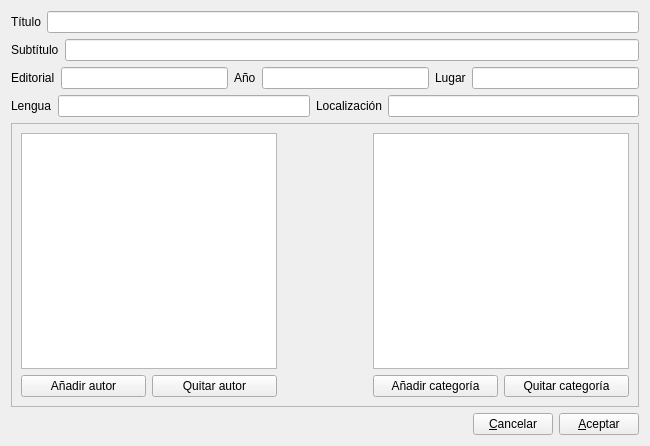
<?xml version="1.0" encoding="UTF-8"?>
<ui version="4.0">
 <class>NuevoLibroEntrada</class>
 <widget class="QWidget" name="NuevoLibroEntrada">
  <property name="geometry">
   <rect>
    <x>0</x>
    <y>0</y>
    <width>650</width>
    <height>446</height>
   </rect>
  </property>
  <property name="maximumSize">
   <size>
    <width>650</width>
    <height>446</height>
   </size>
  </property>
  <property name="windowTitle">
   <string>Introducir nuevo libro</string>
  </property>
  <layout class="QVBoxLayout" name="verticalLayout_4">
   <item>
    <layout class="QHBoxLayout" name="horizontalLayout_3">
     <item>
      <widget class="QLabel" name="label">
       <property name="text">
        <string>Título</string>
       </property>
       <property name="buddy">
        <cstring>txtTitulo</cstring>
       </property>
      </widget>
     </item>
     <item>
      <widget class="QLineEdit" name="txtTitulo"/>
     </item>
    </layout>
   </item>
   <item>
    <layout class="QHBoxLayout" name="horizontalLayout_2">
     <item>
      <widget class="QLabel" name="label_2">
       <property name="text">
        <string>Subtítulo</string>
       </property>
       <property name="buddy">
        <cstring>txtSubtitulo</cstring>
       </property>
      </widget>
     </item>
     <item>
      <widget class="QLineEdit" name="txtSubtitulo"/>
     </item>
    </layout>
   </item>
   <item>
    <layout class="QHBoxLayout" name="horizontalLayout">
     <item>
      <widget class="QLabel" name="label_3">
       <property name="text">
        <string>Editorial</string>
       </property>
       <property name="buddy">
        <cstring>txtEditorial</cstring>
       </property>
      </widget>
     </item>
     <item>
      <widget class="QLineEdit" name="txtEditorial"/>
     </item>
     <item>
      <widget class="QLabel" name="label_5">
       <property name="text">
        <string>Año</string>
       </property>
       <property name="buddy">
        <cstring>txtAno</cstring>
       </property>
      </widget>
     </item>
     <item>
      <widget class="QLineEdit" name="txtAno"/>
     </item>
     <item>
      <widget class="QLabel" name="label_4">
       <property name="text">
        <string>Lugar</string>
       </property>
       <property name="buddy">
        <cstring>txtLugar</cstring>
       </property>
      </widget>
     </item>
     <item>
      <widget class="QLineEdit" name="txtLugar"/>
     </item>
    </layout>
   </item>
   <item>
    <layout class="QHBoxLayout" name="horizontalLayout_4">
     <item>
      <widget class="QLabel" name="label_7">
       <property name="text">
        <string>Lengua</string>
       </property>
       <property name="buddy">
        <cstring>txtLengua</cstring>
       </property>
      </widget>
     </item>
     <item>
      <widget class="QLineEdit" name="txtLengua"/>
     </item>
     <item>
      <widget class="QLabel" name="label_6">
       <property name="text">
        <string>Localización</string>
       </property>
       <property name="buddy">
        <cstring>txtLocalizacion</cstring>
       </property>
      </widget>
     </item>
     <item>
      <widget class="QLineEdit" name="txtLocalizacion"/>
     </item>
    </layout>
   </item>
   <item>
    <widget class="QFrame" name="frame">
     <property name="frameShape">
      <enum>QFrame::StyledPanel</enum>
     </property>
     <property name="frameShadow">
      <enum>QFrame::Raised</enum>
     </property>
     <layout class="QVBoxLayout" name="verticalLayout_3">
      <item>
       <layout class="QHBoxLayout" name="horizontalLayout_7">
        <item>
         <layout class="QVBoxLayout" name="verticalLayout">
          <item>
           <widget class="QListWidget" name="lwAutores"/>
          </item>
          <item>
           <layout class="QHBoxLayout" name="horizontalLayout_6">
            <item>
             <widget class="QPushButton" name="btAnadirAutor">
              <property name="text">
               <string>Añadir autor</string>
              </property>
             </widget>
            </item>
            <item>
             <widget class="QPushButton" name="btQuitarAutor">
              <property name="text">
               <string>Quitar autor</string>
              </property>
             </widget>
            </item>
           </layout>
          </item>
         </layout>
        </item>
        <item>
         <spacer name="horizontalSpacer_2">
          <property name="orientation">
           <enum>Qt::Horizontal</enum>
          </property>
          <property name="sizeHint" stdset="0">
           <size>
            <width>40</width>
            <height>20</height>
           </size>
          </property>
         </spacer>
        </item>
        <item>
         <layout class="QVBoxLayout" name="verticalLayout_2">
          <item>
           <widget class="QListWidget" name="lwCategorias"/>
          </item>
          <item>
           <layout class="QHBoxLayout" name="horizontalLayout_5">
            <item>
             <widget class="QPushButton" name="btAnadirCategoria">
              <property name="text">
               <string>Añadir categoría</string>
              </property>
             </widget>
            </item>
            <item>
             <widget class="QPushButton" name="btQuitarCategoria">
              <property name="text">
               <string>Quitar categoría</string>
              </property>
             </widget>
            </item>
           </layout>
          </item>
         </layout>
        </item>
       </layout>
      </item>
     </layout>
    </widget>
   </item>
   <item>
    <layout class="QHBoxLayout" name="horizontalLayout_8">
     <item>
      <spacer name="horizontalSpacer">
       <property name="orientation">
        <enum>Qt::Horizontal</enum>
       </property>
       <property name="sizeHint" stdset="0">
        <size>
         <width>40</width>
         <height>20</height>
        </size>
       </property>
      </spacer>
     </item>
     <item>
      <widget class="QPushButton" name="btCancelar">
       <property name="text">
        <string>&amp;Cancelar</string>
       </property>
      </widget>
     </item>
     <item>
      <widget class="QPushButton" name="btOK">
       <property name="text">
        <string>&amp;Aceptar</string>
       </property>
      </widget>
     </item>
    </layout>
   </item>
  </layout>
 </widget>
 <tabstops>
  <tabstop>txtTitulo</tabstop>
  <tabstop>txtSubtitulo</tabstop>
  <tabstop>txtEditorial</tabstop>
  <tabstop>txtAno</tabstop>
  <tabstop>txtLugar</tabstop>
  <tabstop>txtLengua</tabstop>
  <tabstop>txtLocalizacion</tabstop>
  <tabstop>btAnadirAutor</tabstop>
  <tabstop>btQuitarAutor</tabstop>
  <tabstop>btAnadirCategoria</tabstop>
  <tabstop>btQuitarCategoria</tabstop>
  <tabstop>btCancelar</tabstop>
  <tabstop>btOK</tabstop>
  <tabstop>lwCategorias</tabstop>
  <tabstop>lwAutores</tabstop>
 </tabstops>
 <resources/>
 <connections/>
</ui>
